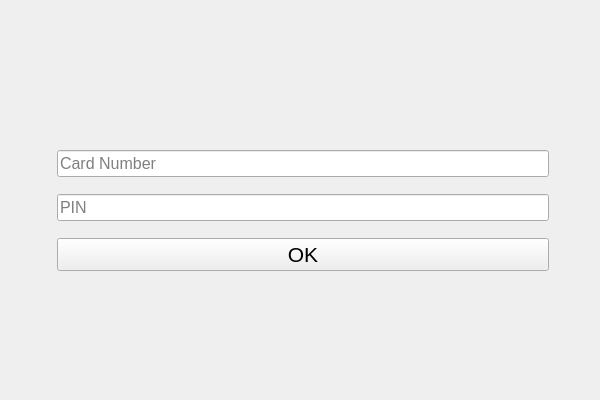
<?xml version="1.0" encoding="UTF-8"?>
<ui version="4.0">
 <class>LoginWidgetClass</class>
 <widget class="QWidget" name="LoginWidgetClass">
  <property name="geometry">
   <rect>
    <x>0</x>
    <y>0</y>
    <width>600</width>
    <height>400</height>
   </rect>
  </property>
  <property name="windowTitle">
   <string>Login</string>
  </property>
  <layout class="QGridLayout" name="gridLayout">
   <item row="0" column="1">
    <layout class="QFormLayout" name="formLayout">
     <property name="sizeConstraint">
      <enum>QLayout::SizeConstraint::SetMinimumSize</enum>
     </property>
     <item row="0" column="1">
      <spacer name="verticalSpacer">
       <property name="orientation">
        <enum>Qt::Orientation::Vertical</enum>
       </property>
       <property name="sizeHint" stdset="0">
        <size>
         <width>20</width>
         <height>40</height>
        </size>
       </property>
      </spacer>
     </item>
     <item row="2" column="1">
      <widget class="QLineEdit" name="cardForm">
       <property name="enabled">
        <bool>true</bool>
       </property>
       <property name="minimumSize">
        <size>
         <width>0</width>
         <height>0</height>
        </size>
       </property>
       <property name="font">
        <font>
         <pointsize>12</pointsize>
        </font>
       </property>
       <property name="text">
        <string/>
       </property>
       <property name="placeholderText">
        <string>Card Number</string>
       </property>
      </widget>
     </item>
     <item row="3" column="1">
      <spacer name="verticalSpacer_2">
       <property name="orientation">
        <enum>Qt::Orientation::Vertical</enum>
       </property>
       <property name="sizeType">
        <enum>QSizePolicy::Policy::Preferred</enum>
       </property>
       <property name="sizeHint" stdset="0">
        <size>
         <width>20</width>
         <height>5</height>
        </size>
       </property>
      </spacer>
     </item>
     <item row="4" column="1">
      <widget class="QLineEdit" name="pinForm">
       <property name="font">
        <font>
         <pointsize>12</pointsize>
        </font>
       </property>
       <property name="placeholderText">
        <string>PIN</string>
       </property>
      </widget>
     </item>
     <item row="5" column="1">
      <spacer name="verticalSpacer_3">
       <property name="orientation">
        <enum>Qt::Orientation::Vertical</enum>
       </property>
       <property name="sizeType">
        <enum>QSizePolicy::Policy::Preferred</enum>
       </property>
       <property name="sizeHint" stdset="0">
        <size>
         <width>20</width>
         <height>5</height>
        </size>
       </property>
      </spacer>
     </item>
     <item row="6" column="1">
      <widget class="QPushButton" name="btnOk">
       <property name="font">
        <font>
         <pointsize>16</pointsize>
        </font>
       </property>
       <property name="text">
        <string>OK</string>
       </property>
      </widget>
     </item>
     <item row="7" column="1">
      <spacer name="verticalSpacer_4">
       <property name="orientation">
        <enum>Qt::Orientation::Vertical</enum>
       </property>
       <property name="sizeHint" stdset="0">
        <size>
         <width>20</width>
         <height>40</height>
        </size>
       </property>
      </spacer>
     </item>
     <item row="1" column="1">
      <widget class="QLabel" name="errorInfo">
       <property name="text">
        <string/>
       </property>
      </widget>
     </item>
    </layout>
   </item>
   <item row="0" column="0">
    <spacer name="horizontalSpacer">
     <property name="orientation">
      <enum>Qt::Orientation::Horizontal</enum>
     </property>
     <property name="sizeType">
      <enum>QSizePolicy::Policy::Preferred</enum>
     </property>
     <property name="sizeHint" stdset="0">
      <size>
       <width>40</width>
       <height>20</height>
      </size>
     </property>
    </spacer>
   </item>
   <item row="0" column="2">
    <spacer name="horizontalSpacer_2">
     <property name="orientation">
      <enum>Qt::Orientation::Horizontal</enum>
     </property>
     <property name="sizeType">
      <enum>QSizePolicy::Policy::Preferred</enum>
     </property>
     <property name="sizeHint" stdset="0">
      <size>
       <width>40</width>
       <height>20</height>
      </size>
     </property>
    </spacer>
   </item>
  </layout>
 </widget>
 <layoutdefault spacing="6" margin="11"/>
 <resources/>
 <connections/>
</ui>
